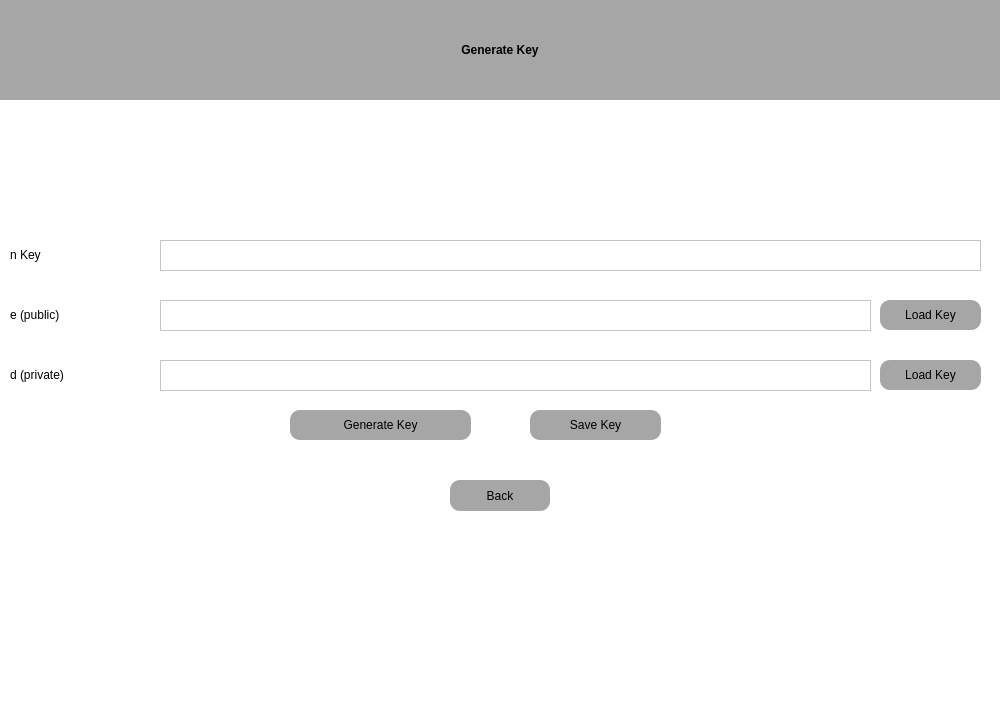
<?xml version="1.0" encoding="UTF-8"?>
<ui version="4.0">
	<class>Widget</class>
	<widget class="QWidget" name="Widget">
		<property name="geometry">
			<rect>
				<x>0</x>
				<y>0</y>
				<width>1000</width>
				<height>720</height>
			</rect>
		</property>
		<property name="windowTitle">
			<string>Widget</string>
		</property>
		<property name="styleSheet">
			<string notr="true">background-color: rgb(255, 255, 255);</string>
		</property>
		<widget class="QWidget" name="widget1" native="true">
			<property name="geometry">
				<rect>
					<x>0</x>
					<y>0</y>
					<width>1000</width>
					<height>720</height>
				</rect>
			</property>
			<property name="styleSheet">
				<string notr="true">QWidget#widget1 {background-color: rgb(255, 255, 255);};

</string>
			</property>
			<widget class="QPushButton" name="backButton">
				<property name="geometry">
					<rect>
						<x>450</x>
						<y>480</y>
						<width>100</width>
						<height>31</height>
					</rect>
				</property>
				<property name="styleSheet">
					<string notr="true">font: 500 15pt &quot;Product Sans&quot;;
border-radius: 10px;
background-color: rgb(166, 166, 166);


</string>
				</property>
				<property name="text">
					<string>Back</string>
				</property>
			</widget>
			<widget class="QLabel" name="label">
				<property name="geometry">
					<rect>
						<x>0</x>
						<y>0</y>
						<width>1000</width>
						<height>100</height>
					</rect>
				</property>
				<property name="styleSheet">
					<string notr="true">background-color: rgb(166, 166, 166);
color: rgb(0, 0, 0);
font: 75 40pt &quot;Product Sans&quot;;
font-weight: bold;
</string>
				</property>
				<property name="text">
					<string>Generate Key</string>
				</property>
				<property name="alignment">
					<set>Qt::AlignCenter</set>
				</property>
			</widget>
			<widget class="QLabel" name="label_1">
				<property name="geometry">
					<rect>
						<x>10</x>
						<y>240</y>
						<width>111</width>
						<height>30</height>
					</rect>
				</property>
				<property name="styleSheet">
					<string notr="true">background-color: rgba(255, 255, 255, 0);
font: 15pt &quot;Product Sans&quot;;</string>
				</property>
				<property name="text">
					<string>n Key</string>
				</property>
				<property name="alignment">
					<set>Qt::AlignLeading|Qt::AlignLeft|Qt::AlignVCenter</set>
				</property>
			</widget>
			<widget class="QLabel" name="label_3">
				<property name="geometry">
					<rect>
						<x>10</x>
						<y>360</y>
						<width>121</width>
						<height>30</height>
					</rect>
				</property>
				<property name="styleSheet">
					<string notr="true">background-color: rgba(255, 255, 255, 0);
font: 15pt &quot;Product Sans&quot;;</string>
				</property>
				<property name="text">
					<string>d (private)</string>
				</property>
				<property name="alignment">
					<set>Qt::AlignLeading|Qt::AlignLeft|Qt::AlignVCenter</set>
				</property>
			</widget>
			<widget class="QPushButton" name="loadEKey">
				<property name="geometry">
					<rect>
						<x>880</x>
						<y>300</y>
						<width>101</width>
						<height>30</height>
					</rect>
				</property>
				<property name="styleSheet">
					<string notr="true">font: 500 10pt &quot;Product Sans&quot;;
border-radius: 10px;
background-color: rgb(166, 166, 166);


</string>
				</property>
				<property name="text">
					<string>Load Key</string>
				</property>
			</widget>
			<widget class="QTextEdit" name="eKey">
				<property name="geometry">
					<rect>
						<x>160</x>
						<y>300</y>
						<width>711</width>
						<height>31</height>
					</rect>
				</property>
			</widget>
			<widget class="QTextEdit" name="dKey">
				<property name="geometry">
					<rect>
						<x>160</x>
						<y>360</y>
						<width>711</width>
						<height>31</height>
					</rect>
				</property>
			</widget>
			<widget class="QLabel" name="label_2">
				<property name="geometry">
					<rect>
						<x>10</x>
						<y>300</y>
						<width>111</width>
						<height>30</height>
					</rect>
				</property>
				<property name="styleSheet">
					<string notr="true">background-color: rgba(255, 255, 255, 0);
font: 15pt &quot;Product Sans&quot;;</string>
				</property>
				<property name="text">
					<string>e (public)</string>
				</property>
				<property name="alignment">
					<set>Qt::AlignLeading|Qt::AlignLeft|Qt::AlignVCenter</set>
				</property>
			</widget>
			<widget class="QPushButton" name="loadDKey">
				<property name="geometry">
					<rect>
						<x>880</x>
						<y>360</y>
						<width>101</width>
						<height>30</height>
					</rect>
				</property>
				<property name="styleSheet">
					<string notr="true">font: 500 10pt &quot;Product Sans&quot;;
border-radius: 10px;
background-color: rgb(166, 166, 166);


</string>
				</property>
				<property name="text">
					<string>Load Key</string>
				</property>
			</widget>
			<widget class="QPushButton" name="generateKeyButton">
				<property name="geometry">
					<rect>
						<x>290</x>
						<y>410</y>
						<width>181</width>
						<height>30</height>
					</rect>
				</property>
				<property name="styleSheet">
					<string notr="true">font: 500 15pt &quot;Product Sans&quot;;
border-radius: 10px;
background-color: rgb(166, 166, 166);


</string>
				</property>
				<property name="text">
					<string>Generate Key</string>
				</property>
			</widget>
			<widget class="QPushButton" name="saveKeyButton">
				<property name="geometry">
					<rect>
						<x>530</x>
						<y>410</y>
						<width>131</width>
						<height>30</height>
					</rect>
				</property>
				<property name="styleSheet">
					<string notr="true">font: 500 15pt &quot;Product Sans&quot;;
border-radius: 10px;
background-color: rgb(166, 166, 166);


</string>
				</property>
				<property name="text">
					<string>Save Key</string>
				</property>
			</widget>
			<widget class="QTextEdit" name="nKey">
				<property name="geometry">
					<rect>
						<x>160</x>
						<y>240</y>
						<width>821</width>
						<height>31</height>
					</rect>
				</property>
			</widget>
		</widget>
	</widget>
	<resources/>
	<connections/>
</ui>
